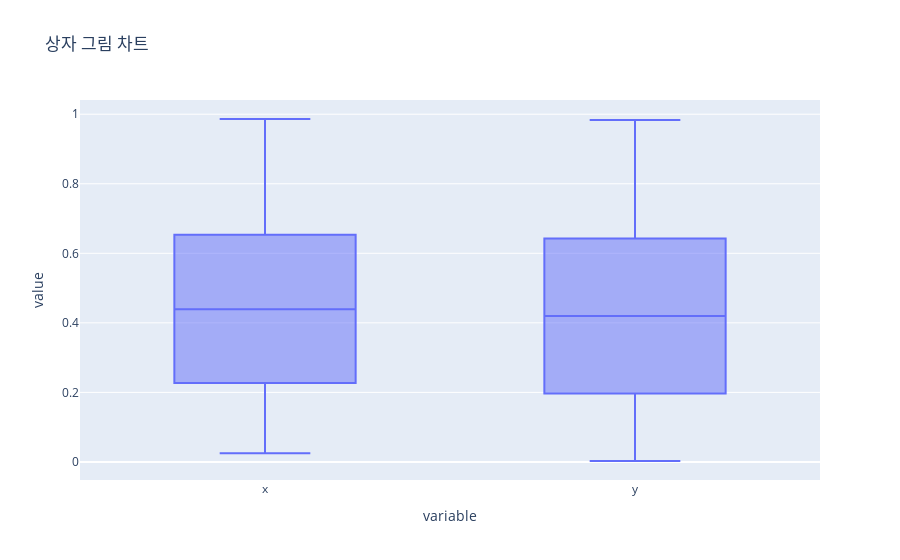

The notebook cell saved with this chart:
### Code cell
# 사분위수를 기반으로 차트 작성
# 모든 수가 박스안에 들어있음

df = pd.DataFrame(np.random.rand(100, 2), columns=["x", "y"])

fig = px.box(df, y=['x', 'y'], title="상자 그림 차트")
fig.show()

### Figure 1 — Plotly figure (JSON) as saved in the notebook; plotly's stock layout.template omitted (floating-point values rounded to 4 significant figures; data arrays with more than 128 entries replaced by an {"elided": "..."} marker saying what was removed)
{"data": [{"alignmentgroup": "True", "hovertemplate": "variable=%{x}<br>value=%{y}<extra></extra>", "legendgroup": "", "marker": {"color": "#636efa"}, "name": "", "notched": false, "offsetgroup": "", "orientation": "v", "showlegend": false, "type": "box", "x": {"elided": "200 str values"}, "x0": " ", "xaxis": "x", "y": {"elided": "200 float values"}, "y0": " ", "yaxis": "y"}], "layout": {"boxmode": "group", "legend": {"tracegroupgap": 0}, "title": {"text": "상자 그림 차트"}, "xaxis": {"anchor": "y", "domain": [0, 1], "title": {"text": "variable"}}, "yaxis": {"anchor": "x", "domain": [0, 1], "title": {"text": "value"}}}}
